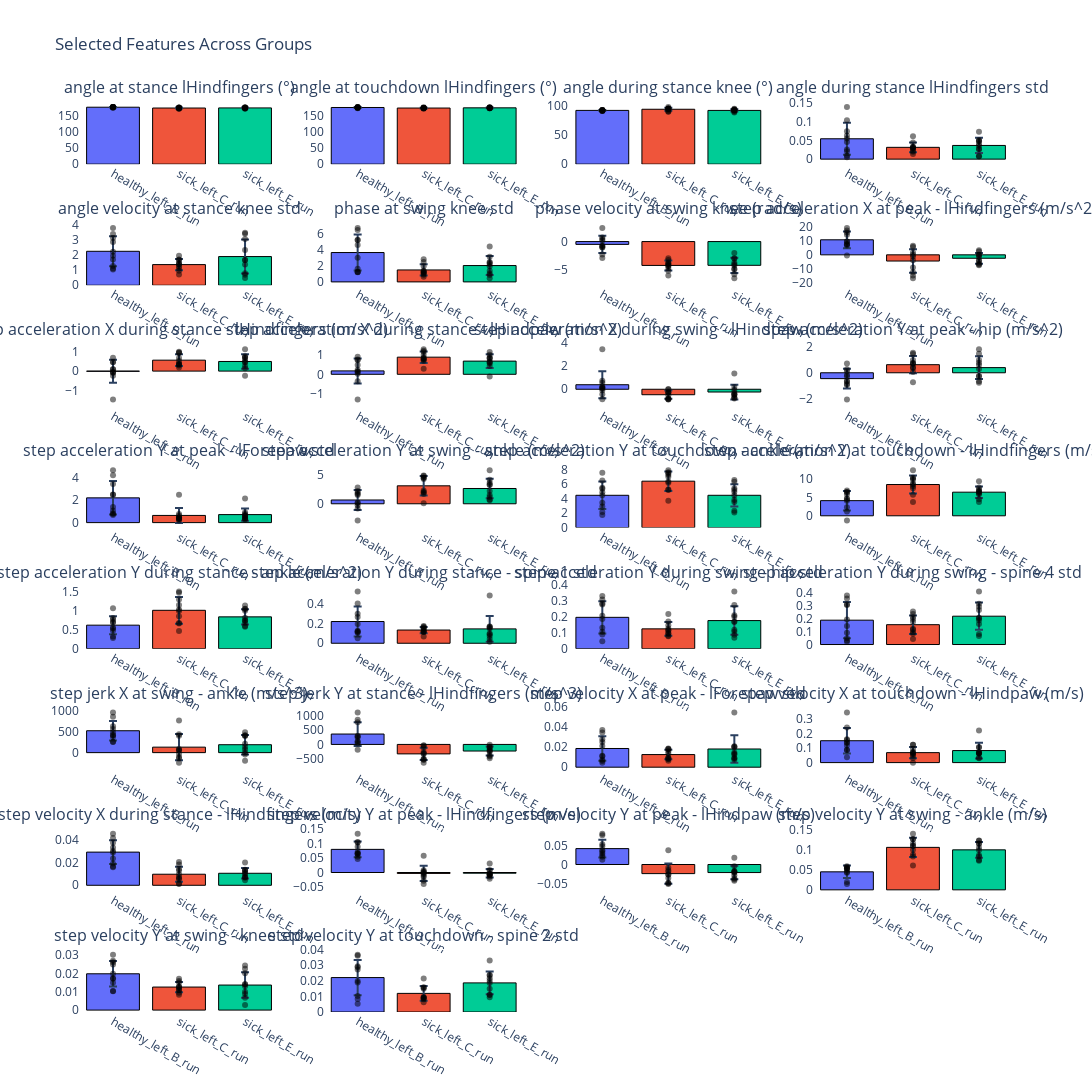
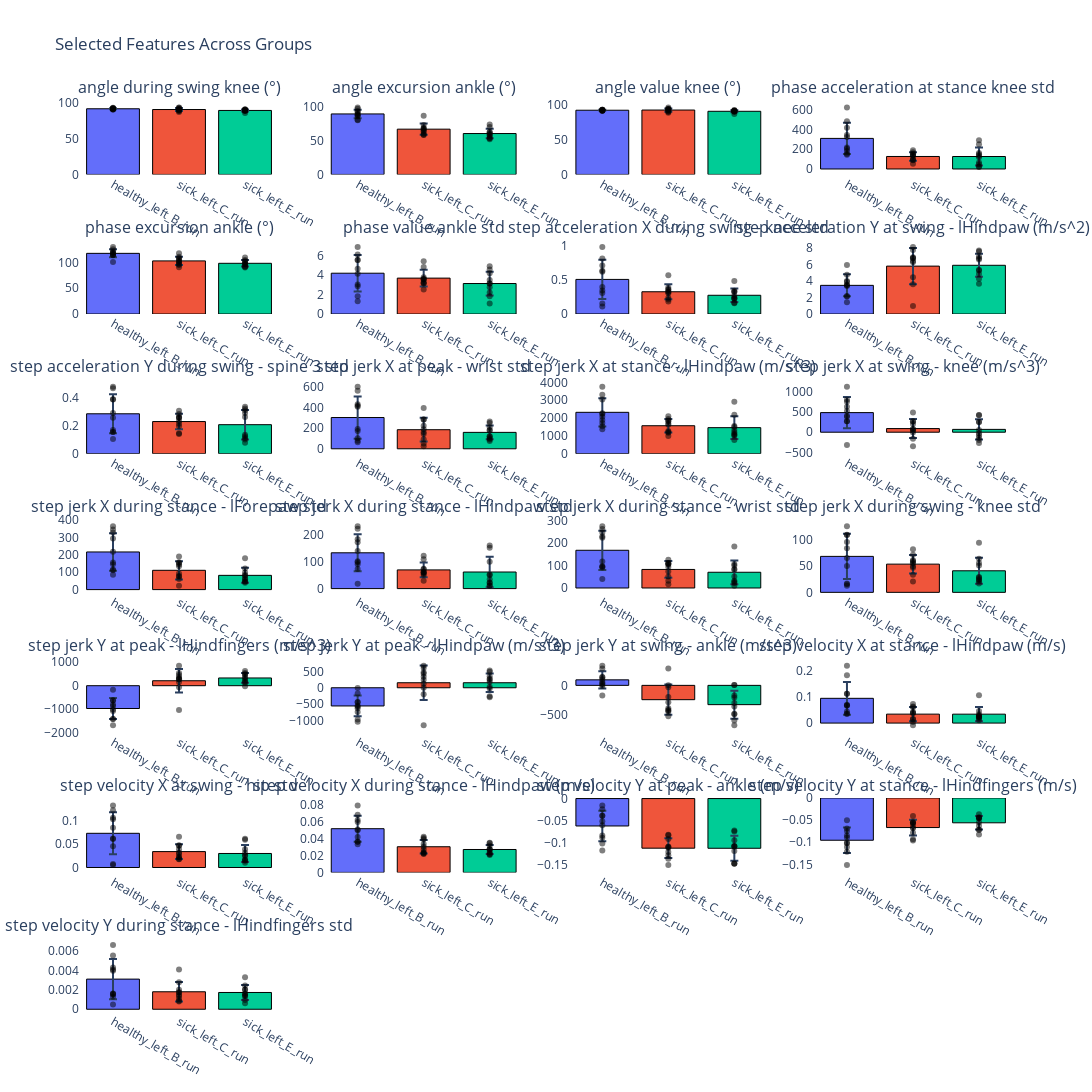

Source (notebook cell) for these figures, in order:
### Code cell
lesion_improved_feature_list = improving_lesion_anova_df
lesion_worsened_feature_list = worsening_lesion_anova_df
treatment_improved_feature_list = improving_treatment_anova_df
treatment_worsened_feature_list = worsening_treatment_anova_df
improving_both_feature_list = improving_both
worsening_both_feature_list = worsening_both

to_plot = (lesion_improved_feature_list, lesion_worsened_feature_list, treatment_improved_feature_list, treatment_worsened_feature_list, improving_both_feature_list, worsening_both_feature_list)
# to_plot = (improving_both_feature_list, worsening_both_feature_list)

## look only at cherry picked features
hindlimb_features = {
    'lesion_improved': [],
    'lesion_worsened': [],
    'treatment_improved': [],
    'treatment_worsened': [],
    'improving_both': [],
    'worsening_both': []
}
for i, f_list in enumerate(to_plot):
    cols = f_list['Feature'].str.lower()
    hindlimb_mask = cols.str.lower().str.contains('hindlimb', case=False)
    step_mask = cols.str.lower().str.contains('step', case=False) & ~cols.str.contains('/s', case=False)
    limb_mask = cols.str.lower().str.contains('hindpaw|hindfinger|knee|ankle|hip', case=False)
    meta_mask = cols.str.lower().str.contains('dataset|mouse', case=False)
    final_mask = hindlimb_mask | step_mask | meta_mask | limb_mask

    f_list = f_list.loc[final_mask, :]
    # hindlimb_features[list(hindlimb_features.keys())[i]].extend(f_list['Feature'].tolist())

    fig = plot_features_list_across_groups(f_list['Feature'].tolist(), feature_subsets, limb='hindlimb',
                                     groups=['healthy_left_B_', 'sick_left_C_', 'sick_left_E_'])
    fig.write_image(os.path.join('./', f'features_{list(hindlimb_features.keys())[i]}.svg'))
    fig.show()
